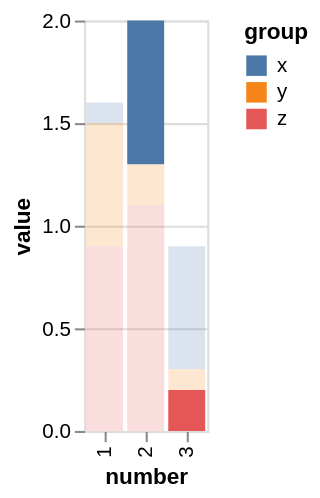

Describe this chart as a Vega-Lite specification.
### Vega specification from a JSON file in a GitHub repository (floating-point values rounded to 4 significant figures)
{"$schema": "https://vega.github.io/schema/vega/v5.json", "background": "white", "padding": 5, "height": 200, "style": "cell", "data": [{"name": "click_store", "values": [{"unit": "", "fields": [{"field": "number", "channel": "x", "type": "E"}, {"field": "group", "channel": "color", "type": "E"}], "values": [2, "x"]}, {"unit": "", "fields": [{"field": "number", "channel": "x", "type": "E"}, {"field": "group", "channel": "color", "type": "E"}], "values": [3, "z"]}]}, {"name": "source_0", "values": [{"number": 1, "group": "x", "value": 0.1}, {"number": 1, "group": "y", "value": 0.6}, {"number": 1, "group": "z", "value": 0.9}, {"number": 2, "group": "x", "value": 0.7}, {"number": 2, "group": "y", "value": 0.2}, {"number": 2, "group": "z", "value": 1.1}, {"number": 3, "group": "x", "value": 0.6}, {"number": 3, "group": "y", "value": 0.1}, {"number": 3, "group": "z", "value": 0.2}]}, {"name": "data_0", "source": "source_0", "transform": [{"type": "stack", "groupby": ["number"], "field": "value", "sort": {"field": ["group"], "order": ["descending"]}, "as": ["value_start", "value_end"], "offset": "zero"}, {"type": "filter", "expr": "isValid(datum[\"value\"]) && isFinite(+datum[\"value\"])"}]}], "signals": [{"name": "x_step", "value": 20}, {"name": "width", "update": "bandspace(domain('x').length, 0.1, 0.05) * x_step"}, {"name": "unit", "value": {}, "on": [{"events": "mousemove", "update": "isTuple(group()) ? group() : unit"}]}, {"name": "click", "update": "vlSelectionResolve(\"click_store\", \"union\", true, true)"}, {"name": "click_tuple", "on": [{"events": [{"source": "scope", "type": "click"}], "update": "datum && item().mark.marktype !== 'group' && indexof(item().mark.role, 'legend') < 0 ? {unit: \"\", fields: click_tuple_fields, values: [(item().isVoronoi ? datum.datum : datum)[\"number\"], (item().isVoronoi ? datum.datum : datum)[\"group\"]]} : null", "force": true}, {"events": [{"source": "view", "type": "dblclick"}], "update": "null"}]}, {"name": "click_tuple_fields", "value": [{"field": "number", "channel": "x", "type": "E"}, {"field": "group", "channel": "color", "type": "E"}]}, {"name": "click_toggle", "value": false, "on": [{"events": [{"source": "scope", "type": "click"}], "update": "event.shiftKey"}, {"events": [{"source": "view", "type": "dblclick"}], "update": "false"}]}, {"name": "click_modify", "on": [{"events": {"signal": "click_tuple"}, "update": "modify(\"click_store\", click_toggle ? null : click_tuple, click_toggle ? null : true, click_toggle ? click_tuple : null)"}]}], "marks": [{"name": "marks", "type": "rect", "style": ["bar"], "interactive": true, "from": {"data": "data_0"}, "encode": {"update": {"fill": {"scale": "color", "field": "group"}, "opacity": [{"test": "!length(data(\"click_store\")) || vlSelectionTest(\"click_store\", datum)", "value": 1}, {"value": 0.2}], "ariaRoleDescription": {"value": "bar"}, "description": {"signal": "\"number: \" + (isValid(datum[\"number\"]) ? datum[\"number\"] : \"\"+datum[\"number\"]) + \"; value: \" + (format(datum[\"value\"], \"\")) + \"; group: \" + (isValid(datum[\"group\"]) ? datum[\"group\"] : \"\"+datum[\"group\"])"}, "x": {"scale": "x", "field": "number"}, "width": {"signal": "max(0.25, bandwidth('x'))"}, "y": {"scale": "y", "field": "value_end"}, "y2": {"scale": "y", "field": "value_start"}}}}], "scales": [{"name": "x", "type": "band", "domain": {"data": "data_0", "field": "number", "sort": true}, "range": {"step": {"signal": "x_step"}}, "paddingInner": 0.1, "paddingOuter": 0.05}, {"name": "y", "type": "linear", "domain": {"data": "data_0", "fields": ["value_start", "value_end"]}, "range": [{"signal": "height"}, 0], "nice": true, "zero": true}, {"name": "color", "type": "ordinal", "domain": {"data": "data_0", "field": "group", "sort": true}, "range": "category"}], "axes": [{"scale": "y", "orient": "left", "gridScale": "x", "grid": true, "tickCount": {"signal": "ceil(height/40)"}, "domain": false, "labels": false, "aria": false, "maxExtent": 0, "minExtent": 0, "ticks": false, "zindex": 0}, {"scale": "x", "orient": "bottom", "grid": false, "title": "number", "labelAlign": "right", "labelAngle": 270, "labelBaseline": "middle", "zindex": 0}, {"scale": "y", "orient": "left", "grid": false, "title": "value", "labelOverlap": true, "tickCount": {"signal": "ceil(height/40)"}, "zindex": 0}], "legends": [{"fill": "color", "symbolType": "square", "title": "group", "encode": {"symbols": {"update": {"opacity": {"value": 1}}}}}], "config": {"range": {"ramp": {"scheme": "yellowgreenblue"}}, "axis": {"domain": false}}}
